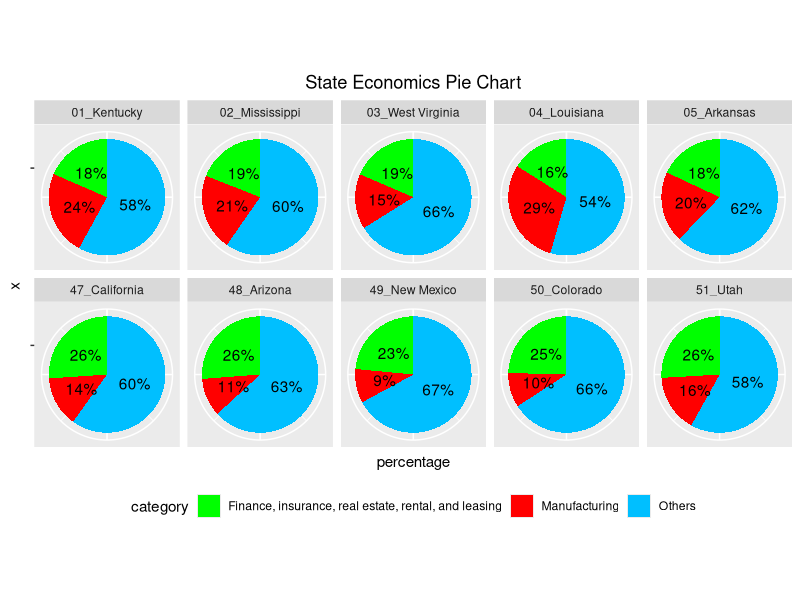

The R script that drew this image:
df <- read.csv("pie.csv")
df$category = trimws(df$category)
percent <- function(x, digits = 0, format = "f", ...) {
  paste0(formatC(100 * x, format = format, digits = digits, ...), "%")
}
df_top2 = df[which(df$category == 'Finance, insurance, real estate, rental, and leasing' | df$category == 'Manufacturing'),]

df_other = df[which(df$category != 'Finance, insurance, real estate, rental, and leasing' & df$category != 'Manufacturing'),]
df_top2 
df_top2_temp = df_top2[c("state","percentage","category")]
df_temp = aggregate(percentage ~ state, df_other, sum)
df_temp$category = "Others"

df_new = rbind(df_temp, df_top2_temp)

library(ggplot2)
bp<- ggplot(df_new, aes(x="", y=percentage, fill=category))+
  geom_bar(width = 1, stat = "identity")+ 
  coord_polar("y", start=0)+
  facet_wrap(~state, ncol=5)+
  scale_fill_manual(values=c("green", 'red','deepskyblue'))+
  theme(axis.text.x=element_blank(),legend.position="bottom")+
  geom_text(aes(label = percent(percentage)), position = position_stack(vjust = 0.5))+
  ggtitle("State Economics Pie Chart")+
  theme(plot.title = element_text(hjust = 0.5))

bp